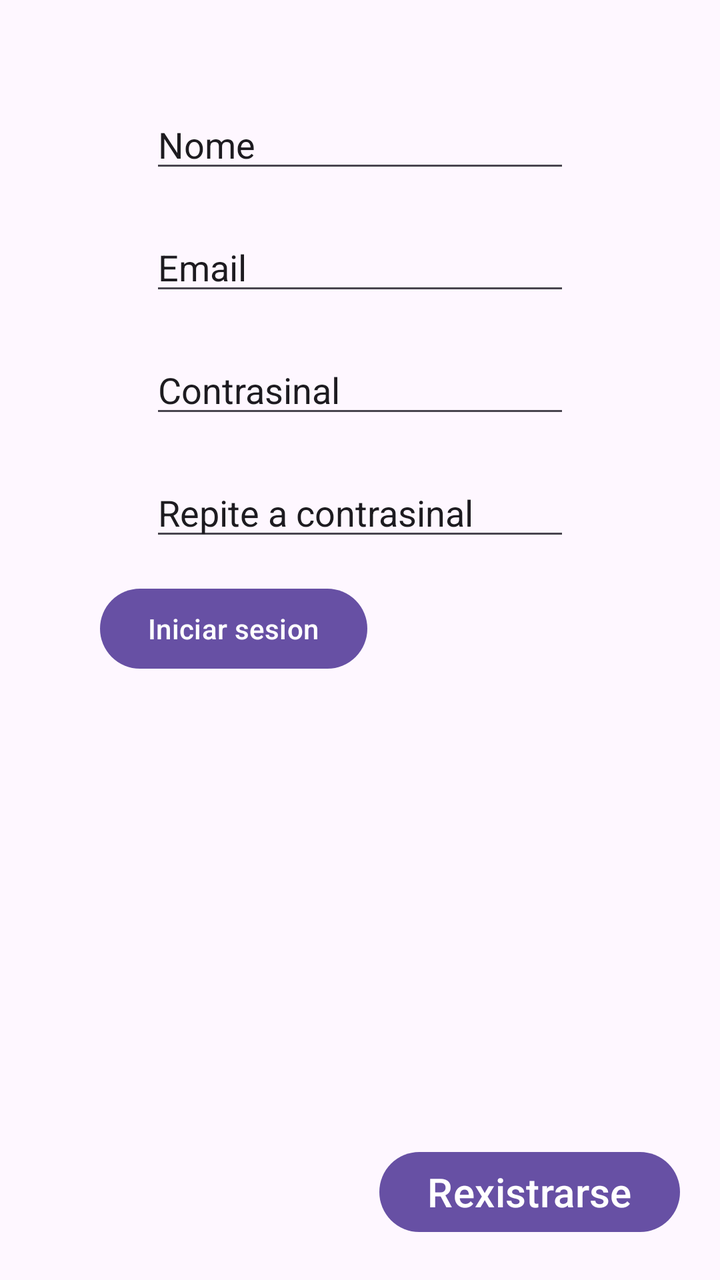
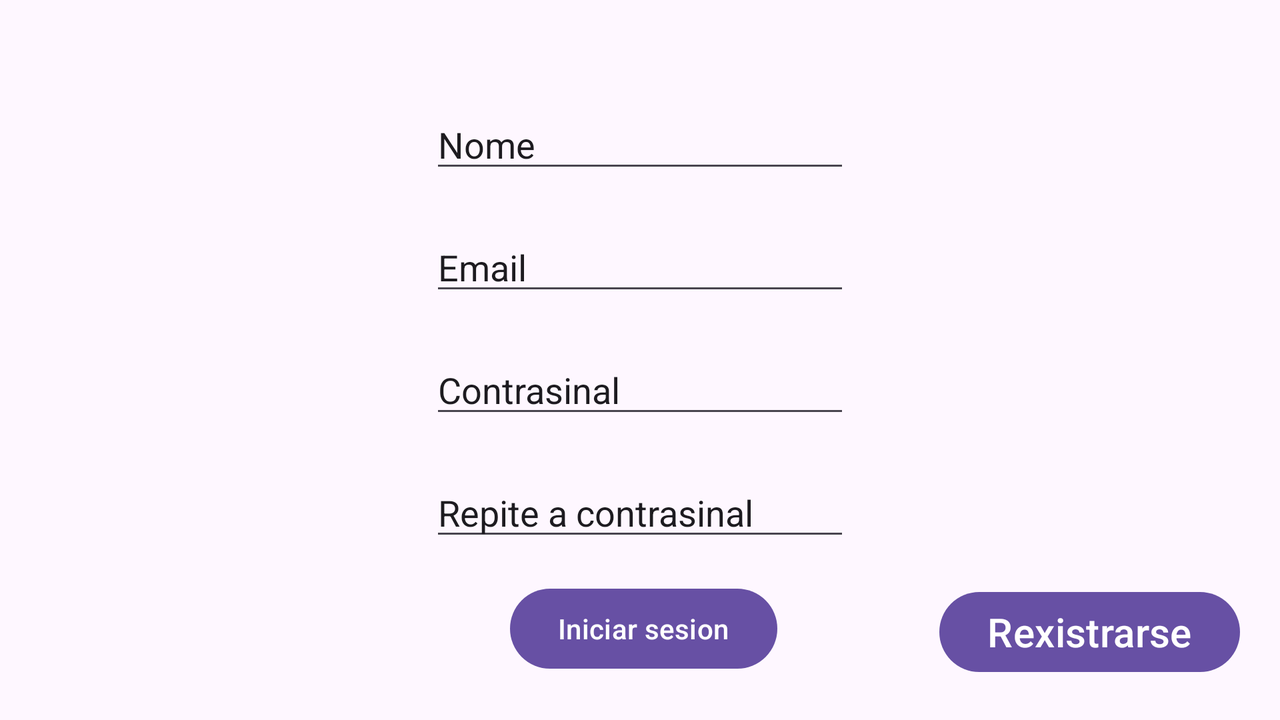

The same Android screen from two of the app's own layout files: first res/layout/ as a phone draws it, then the repository's variant for another configuration, drawn on a device whose configuration selects that folder. Both files follow.
<!-- AndroidManifest.xml: application theme Theme.Off -->
<!-- res/layout/activity_register.xml -->
<?xml version="1.0" encoding="utf-8"?>
<androidx.constraintlayout.widget.ConstraintLayout xmlns:android="http://schemas.android.com/apk/res/android"
    xmlns:app="http://schemas.android.com/apk/res-auto"
    xmlns:tools="http://schemas.android.com/tools"
    android:id="@+id/main"
    android:layout_width="match_parent"
    android:layout_height="match_parent"
    tools:context=".RegisterActivity">

    <EditText
        android:id="@+id/rname"
        android:layout_width="wrap_content"
        android:layout_height="wrap_content"
        android:layout_marginTop="50dp"
        android:ems="10"
        android:inputType="text"
        android:text="Nome"
        app:layout_constraintEnd_toEndOf="parent"
        app:layout_constraintStart_toStartOf="parent"
        app:layout_constraintTop_toTopOf="parent" />

    <EditText
        android:id="@+id/remail"
        android:layout_width="wrap_content"
        android:layout_height="wrap_content"
        android:layout_marginTop="20dp"
        android:ems="10"
        android:inputType="textEmailAddress"
        android:text="Email"
        app:layout_constraintEnd_toEndOf="parent"
        app:layout_constraintStart_toStartOf="parent"
        app:layout_constraintTop_toBottomOf="@+id/rname" />

    <EditText
        android:id="@+id/rpassword"
        android:layout_width="wrap_content"
        android:layout_height="wrap_content"
        android:layout_marginTop="20dp"
        android:ems="10"
        android:inputType="text"
        android:text="Contrasinal"
        app:layout_constraintEnd_toEndOf="parent"
        app:layout_constraintStart_toStartOf="parent"
        app:layout_constraintTop_toBottomOf="@+id/remail" />

    <EditText
        android:id="@+id/rpassword2"
        android:layout_width="wrap_content"
        android:layout_height="wrap_content"
        android:layout_marginTop="20dp"
        android:ems="10"
        android:inputType="text"
        android:text="Repite a contrasinal"
        app:layout_constraintEnd_toEndOf="parent"
        app:layout_constraintStart_toStartOf="parent"
        app:layout_constraintTop_toBottomOf="@+id/rpassword" />

    <Button
        android:id="@+id/rlogin"
        android:layout_width="wrap_content"
        android:layout_height="wrap_content"
        android:layout_marginStart="50dp"
        android:layout_marginTop="15dp"
        android:text="Iniciar sesion"
        app:layout_constraintStart_toStartOf="parent"
        app:layout_constraintTop_toBottomOf="@+id/rpassword2" />

    <Button
        android:id="@+id/rregister"
        android:layout_width="wrap_content"
        android:layout_height="wrap_content"
        android:layout_marginEnd="20dp"
        android:layout_marginBottom="20dp"
        android:text="Rexistrarse"
        android:textSize="20sp"
        app:layout_constraintBottom_toBottomOf="parent"
        app:layout_constraintEnd_toEndOf="parent" />

</androidx.constraintlayout.widget.ConstraintLayout>
<!-- resources referenced by this layout -->
<resources>
  <style name="Theme.Off" parent="Base.Theme.Off" />
  <style name="Base.Theme.Off" parent="Theme.Material3.DayNight.NoActionBar">
          
          
      </style>
</resources>
<!-- res/layout-land/activity_register.xml (the repository's variant of the layout above) -->
<!-- drawn on the phone turned sideways -->
<?xml version="1.0" encoding="utf-8"?>
<androidx.constraintlayout.widget.ConstraintLayout xmlns:android="http://schemas.android.com/apk/res/android"
    xmlns:app="http://schemas.android.com/apk/res-auto"
    xmlns:tools="http://schemas.android.com/tools"
    android:layout_width="match_parent"
    android:layout_height="match_parent">

    <EditText
        android:id="@+id/rnome"
        android:layout_width="wrap_content"
        android:layout_height="wrap_content"
        android:layout_marginTop="50dp"
        android:ems="10"
        android:inputType="text"
        android:text="Nome"
        app:layout_constraintEnd_toEndOf="parent"
        app:layout_constraintStart_toStartOf="parent"
        app:layout_constraintTop_toTopOf="parent" />

    <EditText
        android:id="@+id/lemail"
        android:layout_width="wrap_content"
        android:layout_height="wrap_content"
        android:layout_marginTop="20dp"
        android:ems="10"
        android:inputType="textEmailAddress"
        android:text="Email"
        app:layout_constraintEnd_toEndOf="parent"
        app:layout_constraintStart_toStartOf="parent"
        app:layout_constraintTop_toBottomOf="@+id/rnome" />

    <EditText
        android:id="@+id/lpassword"
        android:layout_width="wrap_content"
        android:layout_height="wrap_content"
        android:layout_marginTop="20dp"
        android:ems="10"
        android:inputType="text"
        android:text="Contrasinal"
        app:layout_constraintEnd_toEndOf="parent"
        app:layout_constraintStart_toStartOf="parent"
        app:layout_constraintTop_toBottomOf="@+id/lemail" />

    <EditText
        android:id="@+id/rpassword2"
        android:layout_width="wrap_content"
        android:layout_height="wrap_content"
        android:layout_marginTop="20dp"
        android:ems="10"
        android:inputType="text"
        android:text="Repite a contrasinal"
        app:layout_constraintEnd_toEndOf="parent"
        app:layout_constraintStart_toStartOf="parent"
        app:layout_constraintTop_toBottomOf="@+id/lpassword" />

    <Button
        android:id="@+id/rsession"
        android:layout_width="wrap_content"
        android:layout_height="wrap_content"
        android:layout_marginStart="255dp"
        android:layout_marginTop="15dp"
        android:text="Iniciar sesion"
        app:layout_constraintStart_toStartOf="parent"
        app:layout_constraintTop_toBottomOf="@+id/rpassword2" />

    <Button
        android:id="@+id/llogin"
        android:layout_width="wrap_content"
        android:layout_height="wrap_content"
        android:layout_marginEnd="20dp"
        android:layout_marginBottom="20dp"
        android:text="Rexistrarse"
        android:textSize="20sp"
        app:layout_constraintBottom_toBottomOf="parent"
        app:layout_constraintEnd_toEndOf="parent" />

</androidx.constraintlayout.widget.ConstraintLayout>
